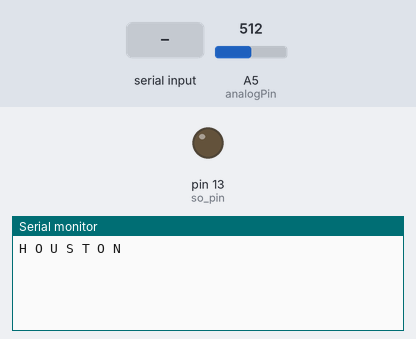
The sketch below on a simulated Arduino Uno, built with avr-gcc and run on an emulated ATmega328P. On the bench: output pins drawn as LEDs (lit = HIGH), the last lines printed to the serial monitor. Inputs (shaded band) come from the test bench; at power-on: A5 (analogPin) = 512.

Above: at 1.2 s.
1.3 s: "1" received over Serial
At 1.9 s:
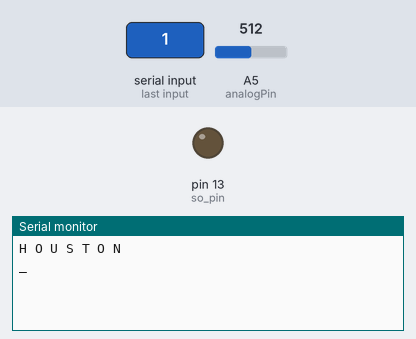
3.0 s: "3" received over Serial
At 4.4 s:
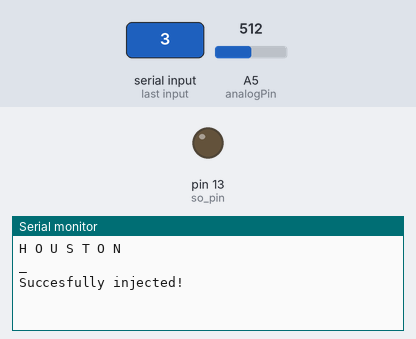

Measured:
- after the input at 1.3 s, the serial monitor: prints a new line after 0.20 s (image 1)
- after the input at 3.0 s, the serial monitor: prints a new line after 0.20 s (image 2)

The sketch:

houston.ino
```cpp
int val = 0; // initialize val
int analogPin = 5; // initialize analogPin
int safety = 0; // initialize safety
void setup() // basic first time, basic stuff.
{
  pinMode(LED_BUILTIN, OUTPUT); // so pin, much mode.
  Serial.begin(9600); // 9600 baud cus that shit rules.
  digitalWrite(LED_BUILTIN, LOW); // lets turn the LED off.
  Serial.println("H O U S T O N"); // yes it is, count it.
  Serial.println(""); // lets print this fancy box with info because we can, and also this just looks cool; doesent it?
}

void loop () // main loop, basic stuff you know.
{
  if (Serial.available() > 0) // if we have serial connectivity to houston.service:
  {
    val = Serial.read(); // we read what we got and'
    safety = analogRead(analogPin);
    if (val == '1') // if serial gets an 1:
    {
      safety = analogRead(analogPin);  // lets read the safety's (aka: the buttons) state.
      delay(200); // delay.... for stability?
      Serial.println("_"); // we send the underscore via the serial to our service to indicate an unload.
      digitalWrite(LED_BUILTIN, LOW); // turn the LED off.
    }
    else if (val == '2' &&  safety < 1) { // if both serial gets an 1 and our button is held down, load.
      delay(200); // delay.... for stability?
      Serial.println(safety);
      Serial.println("*"); // we send the asterix via the serial to our service to indicate an load.
      digitalWrite(LED_BUILTIN, HIGH); // turn the LED on.
    }
    else if (val == '3') { // if serial gets an 3:
      delay(200); // delay.... for stability?
      Serial.println("Succesfully injected!"); // send this to the arduino to get some cool text via serial :D
    }
    else if (val == '4' && safety < 1) { // if serial gets an 4:
      delay(200); // delay.... for stability?
      Serial.println("Re-injecting..."); // if cs:go crashes were just gonna re-inject automatically.
      Serial.println("%");
    }
  }
}

  //     ▄█    █▄     ▄██████▄  ███    █▄     ▄████████     ███      ▄██████▄  ███▄▄▄▄        ████████▄   ▄██████▄      ███           ▄█  ███▄▄▄▄    ▄██████▄
  //    ███    ███   ███    ███ ███    ███   ███    ███ ▀█████████▄ ███    ███ ███▀▀▀██▄      ███   ▀███ ███    ███ ▀█████████▄      ███  ███▀▀▀██▄ ███    ███
  //    ███    ███   ███    ███ ███    ███   ███    █▀     ▀███▀▀██ ███    ███ ███   ███      ███    ███ ███    ███    ▀███▀▀██      ███▌ ███   ███ ███    ███
  //   ▄███▄▄▄▄███▄▄ ███    ███ ███    ███   ███            ███   ▀ ███    ███ ███   ███      ███    ███ ███    ███     ███   ▀      ███▌ ███   ███ ███    ███
  //  ▀▀███▀▀▀▀███▀  ███    ███ ███    ███ ▀███████████     ███     ███    ███ ███   ███      ███    ███ ███    ███     ███          ███▌ ███   ███ ███    ███
  //    ███    ███   ███    ███ ███    ███          ███     ███     ███    ███ ███   ███      ███    ███ ███    ███     ███          ███  ███   ███ ███    ███
  //    ███    ███   ███    ███ ███    ███    ▄█    ███     ███     ███    ███ ███   ███      ███   ▄███ ███    ███     ███          ███  ███   ███ ███    ███
  //    ███    █▀     ▀██████▀  ████████▀   ▄████████▀     ▄████▀    ▀██████▀   ▀█   █▀       ████████▀   ▀██████▀     ▄████▀        █▀    ▀█   █▀   ▀██████▀
  //
  //                                                                                                                                             by koutsie 2019
  //                                                                                                                                        koutsie@disroot.org
  // fuck aqua!Hook
  // Sincerely, Koutsie.
```
